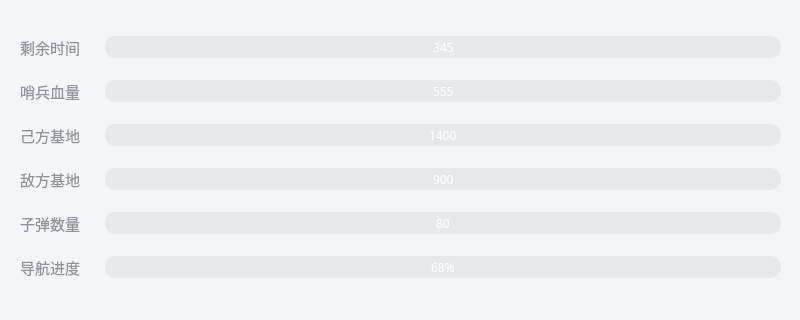
   <widget class="QWidget" name="progress_bar" native="true">
    <property name="geometry">
     <rect>
      <x>20</x>
      <y>350</y>
      <width>800</width>
      <height>320</height>
     </rect>
    </property>
    <property name="sizePolicy">
     <sizepolicy hsizetype="Expanding" vsizetype="Expanding">
      <horstretch>0</horstretch>
      <verstretch>0</verstretch>
     </sizepolicy>
    </property>
    <property name="layoutDirection">
     <enum>Qt::LeftToRight</enum>
    </property>
    <property name="styleSheet">
     <string notr="true">background-color: rgb(243, 246, 249);
border-radius: 25px;
</string>
    </property>
    <widget class="QWidget" name="verticalLayoutWidget">
     <property name="geometry">
      <rect>
       <x>0</x>
       <y>0</y>
       <width>801</width>
       <height>321</height>
      </rect>
     </property>
     <layout class="QVBoxLayout" name="progress_bar_QV">
      <property name="spacing">
       <number>5</number>
      </property>
      <property name="sizeConstraint">
       <enum>QLayout::SetDefaultConstraint</enum>
      </property>
      <property name="leftMargin">
       <number>20</number>
      </property>
      <property name="topMargin">
       <number>20</number>
      </property>
      <property name="rightMargin">
       <number>20</number>
      </property>
      <property name="bottomMargin">
       <number>20</number>
      </property>
      <item>
       <layout class="QHBoxLayout" name="progress_stage_remain_time_bar">
        <property name="spacing">
         <number>25</number>
        </property>
        <item>
         <widget class="QLabel" name="progress_stage_remain_time_bar_title">
          <property name="font">
           <font>
            <family>黑体</family>
            <pointsize>11</pointsize>
           </font>
          </property>
          <property name="styleSheet">
           <string notr="true">color: rgb(145, 146, 152);</string>
          </property>
          <property name="text">
           <string>剩余时间</string>
          </property>
         </widget>
        </item>
        <item>
         <widget class="QProgressBar" name="progress_stage_remain_time_bar_value">
          <property name="font">
           <font>
            <family>黑体</family>
           </font>
          </property>
          <property name="styleSheet">
           <string notr="true">QProgressBar {
    border: 1px solid #e6e9eb; /* 边框颜色 */
    border-radius: 10px;    /* 圆角 */
    background: #e6e9eb;       /* 背景颜色 */
    text-align: center;     /* 文字居中 */
    color: #ffffff;            /* 文字颜色 */
    height: 20px;           /* 高度 */
}

QProgressBar::chunk {
    background: qlineargradient(
        spread: repeat,
        x1: 0, y1: 0, x2: 1, y2: 1,
        stop: 0 #7FB0FF,
        stop: 0.5 #7FB0FF,
        stop: 1 #7FB0FF
    );
    border-radius: 8px; /* 与父容器的圆角保持一致 */
    margin: 1px;        /* 增加进度条块的间距 */
}
</string>
          </property>
          <property name="maximum">
           <number>500</number>
          </property>
          <property name="value">
           <number>345</number>
          </property>
          <property name="textVisible">
           <bool>true</bool>
          </property>
          <property name="format">
           <string>%v</string>
          </property>
         </widget>
        </item>
       </layout>
      </item>
      <item>
       <layout class="QHBoxLayout" name="progress_own_robot_HP_bar">
        <property name="spacing">
         <number>25</number>
        </property>
        <item>
         <widget class="QLabel" name="progress_own_robot_HP_bar_title">
          <property name="font">
           <font>
            <family>黑体</family>
            <pointsize>11</pointsize>
           </font>
          </property>
          <property name="styleSheet">
           <string notr="true">color: rgb(145, 146, 152);</string>
          </property>
          <property name="text">
           <string>哨兵血量</string>
          </property>
         </widget>
        </item>
        <item>
         <widget class="QProgressBar" name="progress_own_robot_HP_bar_value">
          <property name="font">
           <font>
            <family>黑体</family>
           </font>
          </property>
          <property name="styleSheet">
           <string notr="true">QProgressBar {
    border: 1px solid #e6e9eb; /* 边框颜色 */
    border-radius: 10px;    /* 圆角 */
    background: #e6e9eb;       /* 背景颜色 */
    text-align: center;     /* 文字居中 */
    color: #ffffff;            /* 文字颜色 */
    height: 20px;           /* 高度 */
}

QProgressBar::chunk {
    background: qlineargradient(
        spread: repeat,
        x1: 0, y1: 0, x2: 1, y2: 1,
        stop: 0 #00C18B,
        stop: 0.5 #00C18B,
        stop: 1 #00C18B
    );
    border-radius: 8px; /* 与父容器的圆角保持一致 */
    margin: 1px;        /* 增加进度条块的间距 */
}
</string>
          </property>
          <property name="maximum">
           <number>600</number>
          </property>
          <property name="value">
           <number>555</number>
          </property>
          <property name="textVisible">
           <bool>true</bool>
          </property>
          <property name="format">
           <string>%v</string>
          </property>
         </widget>
        </item>
       </layout>
      </item>
      <item>
       <layout class="QHBoxLayout" name="progress_own_base_HP_bar">
        <property name="spacing">
         <number>25</number>
        </property>
        <item>
         <widget class="QLabel" name="progress_own_base_HP_bar_title">
          <property name="font">
           <font>
            <family>黑体</family>
            <pointsize>11</pointsize>
           </font>
          </property>
          <property name="styleSheet">
           <string notr="true">color: rgb(145, 146, 152);</string>
          </property>
          <property name="text">
           <string>己方基地</string>
          </property>
         </widget>
        </item>
        <item>
         <widget class="QProgressBar" name="progress_own_base_HP_bar_value">
          <property name="font">
           <font>
            <family>黑体</family>
           </font>
          </property>
          <property name="styleSheet">
           <string notr="true">QProgressBar {
    border: 1px solid #e6e9eb; /* 边框颜色 */
    border-radius: 10px;    /* 圆角 */
    background: #e6e9eb;       /* 背景颜色 */
    text-align: center;     /* 文字居中 */
    color: #ffffff;            /* 文字颜色 */
    height: 20px;           /* 高度 */
}

QProgressBar::chunk {
    background: qlineargradient(
        spread: repeat,
        x1: 0, y1: 0, x2: 1, y2: 1,
        stop: 0 #0F72EF,
        stop: 0.5 #0F72EF,
        stop: 1 #0F72EF
    );
    border-radius: 8px; /* 与父容器的圆角保持一致 */
    margin: 1px;        /* 增加进度条块的间距 */
}
</string>
          </property>
          <property name="maximum">
           <number>1600</number>
          </property>
          <property name="value">
           <number>1400</number>
          </property>
          <property name="textVisible">
           <bool>true</bool>
          </property>
          <property name="format">
           <string>%v</string>
          </property>
         </widget>
        </item>
       </layout>
      </item>
      <item>
       <layout class="QHBoxLayout" name="progress_enemy_base_HP_bar">
        <property name="spacing">
         <number>25</number>
        </property>
        <item>
         <widget class="QLabel" name="progress_enemy_base_HP_bar_title">
          <property name="font">
           <font>
            <family>黑体</family>
            <pointsize>11</pointsize>
           </font>
          </property>
          <property name="styleSheet">
           <string notr="true">color: rgb(145, 146, 152);</string>
          </property>
          <property name="text">
           <string>敌方基地</string>
          </property>
         </widget>
        </item>
        <item>
         <widget class="QProgressBar" name="progress_enemy_base_HP_bar_value">
          <property name="font">
           <font>
            <family>黑体</family>
           </font>
          </property>
          <property name="styleSheet">
           <string notr="true">QProgressBar {
    border: 1px solid #e6e9eb; /* 边框颜色 */
    border-radius: 10px;    /* 圆角 */
    background: #e6e9eb;       /* 背景颜色 */
    text-align: center;     /* 文字居中 */
    color: #ffffff;            /* 文字颜色 */
    height: 20px;           /* 高度 */
}

QProgressBar::chunk {
    background: qlineargradient(
        spread: repeat,
        x1: 0, y1: 0, x2: 1, y2: 1,
        stop: 0 #FF5169,
        stop: 0.5 #FF5169,
        stop: 1 #FF5169
    );
    border-radius: 8px; /* 与父容器的圆角保持一致 */
    margin: 1px;        /* 增加进度条块的间距 */
}
</string>
          </property>
          <property name="maximum">
           <number>1600</number>
          </property>
          <property name="value">
           <number>900</number>
          </property>
          <property name="textVisible">
           <bool>true</bool>
          </property>
          <property name="format">
           <string>%v</string>
          </property>
         </widget>
        </item>
       </layout>
      </item>
      <item>
       <layout class="QHBoxLayout" name="progress_shoot_num_bar">
        <property name="spacing">
         <number>25</number>
        </property>
        <item>
         <widget class="QLabel" name="progress_shoot_num_bar_title">
          <property name="font">
           <font>
            <family>黑体</family>
            <pointsize>11</pointsize>
           </font>
          </property>
          <property name="styleSheet">
           <string notr="true">color: rgb(145, 146, 152);</string>
          </property>
          <property name="text">
           <string>子弹数量</string>
          </property>
         </widget>
        </item>
        <item>
         <widget class="QProgressBar" name="progress_shoot_num_bar_value">
          <property name="font">
           <font>
            <family>黑体</family>
           </font>
          </property>
          <property name="styleSheet">
           <string notr="true">QProgressBar {
    border: 1px solid #e6e9eb; /* 边框颜色 */
    border-radius: 10px;    /* 圆角 */
    background: #e6e9eb;       /* 背景颜色 */
    text-align: center;     /* 文字居中 */
    color: #ffffff;            /* 文字颜色 */
    height: 20px;           /* 高度 */
}

QProgressBar::chunk {
    background: qlineargradient(
        spread: repeat,
        x1: 0, y1: 0, x2: 1, y2: 1,
        stop: 0 #FED572,
        stop: 0.5 #FED572,
        stop: 1 #FED572
    );
    border-radius: 8px; /* 与父容器的圆角保持一致 */
    margin: 1px;        /* 增加进度条块的间距 */
}
</string>
          </property>
          <property name="maximum">
           <number>600</number>
          </property>
          <property name="value">
           <number>80</number>
          </property>
          <property name="textVisible">
           <bool>true</bool>
          </property>
          <property name="format">
           <string>%v</string>
          </property>
         </widget>
        </item>
       </layout>
      </item>
      <item>
       <layout class="QHBoxLayout" name="progress_nav_state">
        <property name="spacing">
         <number>25</number>
        </property>
        <item>
         <widget class="QLabel" name="progress_nav_state_title">
          <property name="font">
           <font>
            <family>黑体</family>
            <pointsize>11</pointsize>
           </font>
          </property>
          <property name="styleSheet">
           <string notr="true">color: rgb(145, 146, 152);</string>
          </property>
          <property name="text">
           <string>导航进度</string>
          </property>
         </widget>
        </item>
        <item>
         <widget class="QProgressBar" name="progress_nav_state_value">
          <property name="font">
           <font>
            <family>黑体</family>
           </font>
          </property>
          <property name="styleSheet">
           <string notr="true">QProgressBar {
    border: 1px solid #e6e9eb; /* 边框颜色 */
    border-radius: 10px;    /* 圆角 */
    background: #e6e9eb;       /* 背景颜色 */
    text-align: center;     /* 文字居中 */
    color: #ffffff;            /* 文字颜色 */
    height: 20px;           /* 高度 */
}

QProgressBar::chunk {
    background: qlineargradient(
        spread: repeat,
        x1: 0, y1: 0, x2: 1, y2: 1,
        stop: 0 #B58BE5,
        stop: 0.5 #B58BE5,
        stop: 1 #B58BE5
    );
    border-radius: 8px; /* 与父容器的圆角保持一致 */
    margin: 1px;        /* 增加进度条块的间距 */
}
</string>
          </property>
          <property name="maximum">
           <number>100</number>
          </property>
          <property name="value">
           <number>68</number>
          </property>
          <property name="textVisible">
           <bool>true</bool>
          </property>
          <property name="format">
           <string>%p%</string>
          </property>
         </widget>
        </item>
       </layout>
      </item>
     </layout>
    </widget>
   </widget>
